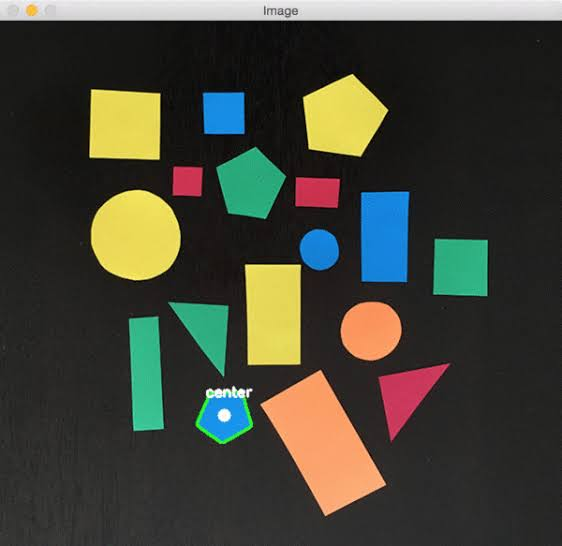
#> input picture DAY1_DIGITAL IMAGE PROCESSING & OPENCV/images/image.png, 562 x 546 px, found by its file name
$ python Camscan.py
#> lines starting #> are read from the running program, lines starting #| are printed output that depends on the picture; after the words box and inside, x2 and y2 are one past the last pixel; in counts of white or black regions, pixels touching at a corner belong together
"""CamScanner — chuyển từ notebook CamScanner-UT.ipynb sang file .py.

Notebook gốc có 29 cells: Imports, Utilities, Image, Process
(Grayscale -> Blur -> Edge Detection -> Contour Detection ->
Perspective Transform -> Image Enhancement -> Result).

Pipeline (đúng 6 bài đã học):
    Bài 1: đọc ảnh, BGR -> Gray
    Bài 3: GaussianBlur làm mịn nhiễu
    Bài 4: Canny tìm biên tờ giấy
    Bài 6: findContours + approxPolyDP -> 4 góc tờ giấy
    Bài 2: getPerspectiveTransform + warpPerspective -> nắn thẳng
    Bài 5/2: enhance() — gamma, CLAHE trên kênh L, tăng saturation, sharpen

Chạy trên máy Windows của bạn (đường dẫn mặc định đã là ảnh của bạn):
    python CamScanner-UT.py
    python CamScanner-UT.py --image "E:\\duong\\dan\\khac.png" --output scanned.jpg
    python CamScanner-UT.py --image images/example.jpg --output scanned.jpg --show

Yêu cầu: opencv-python, numpy, matplotlib (chỉ cần matplotlib khi --show).
"""

from __future__ import annotations

import argparse
from pathlib import Path

import cv2
import numpy as np

# Đầu vào mặc định: ảnh của bạn trên máy Windows.
# Dùng raw string vì đường dẫn Windows có dấu \.
DEFAULT_IMAGE = r"E:\7DayPassCV\DAY1_DIGITAL IMAGE PROCESSING & OPENCV\Python-Document-Scanner-OpenCV\images\image.png"

# Kích thước mặc định của ảnh scan ra, tỉ lệ ~ A4 (600 x 850).
SCAN_WIDTH = 600
SCAN_HEIGHT = 850


# ---------------------------------------------------------------------------
# Utilities (cell: Utilities)
# ---------------------------------------------------------------------------
# [34 lines left out: functions imshow, reorder, not called in this run]


# ---------------------------------------------------------------------------
# Process — Grayscale Transform
# ---------------------------------------------------------------------------
def to_grayscale(image: np.ndarray) -> np.ndarray:
    """BGR -> Gray, ảnh 1 kênh (Bài 1)."""
    return cv2.cvtColor(image, cv2.COLOR_BGR2GRAY)


# ---------------------------------------------------------------------------
# Process — Blurring the Image
# ---------------------------------------------------------------------------
def blur(image: np.ndarray) -> np.ndarray:
    """GaussianBlur 3x3 làm mịn nhiễu trước khi tìm biên (Bài 3).

    Notebook gợi ý Gaussian hoặc Bilateral; với ảnh có chữ thì
    Gaussian 3x3 là đủ, kernel lớn hơn sẽ làm mòn chữ.
    """
    return cv2.GaussianBlur(image, (3, 3), 0)


# ---------------------------------------------------------------------------
# Process — Edge Detection
# ---------------------------------------------------------------------------
def to_edges(image: np.ndarray) -> np.ndarray:
    """Canny 50, 150 (Bài 4)."""
    return cv2.Canny(image, 50, 150)


# ---------------------------------------------------------------------------
# Process — Contour Detection
# ---------------------------------------------------------------------------
def find_vertices(edges: np.ndarray) -> np.ndarray:
    """Tìm 4 góc tờ giấy từ ảnh biên (Bài 6).

    Lấy 5 contour lớn nhất, contour đầu tiên xấp xỉ được thành đúng
    4 đỉnh thì lấy. Không tìm được thì trả về 4 góc của cả ảnh
    (coi như không crop) thay vì crash — nhưng nhớ là lúc đó ảnh scan
    ra sẽ là nguyên ảnh gốc, không phải tờ giấy.

    BUG ĐÃ SỬA (ảnh sách MENSCHEN, 2026-11-10): bản gốc chấp nhận
    BẤT KỲ contour 4 đỉnh nào trong top 5, dù nó chỉ là 1 ô QR,
    1 viên gạch, hay 1 chi tiết nhỏ trên bìa. warpPerspective sau
    đó kéo vùng nhỏ xíu đó ra thành 600x850, nên ảnh scan ra là
    1 màu xanh đặc (BGR ~[159,144,51], độ lệch chuẩn 0.2) — đúng
    ảnh bạn gửi. Vì vậy contour phải đủ LỚN và 4 đỉnh phải đủ
    XA NHAU thì mới được nhận:
      - diện tích >= 10% diện tích ảnh (sách trong ảnh của bạn ~40%)
      - hộp bao rộng và cao >= 25% chiều ảnh
      - 2 đỉnh gần nhau nhất cũng phải cách nhau >= 20% cạnh ngắn
        của ảnh (chặn trường hợp 2 đỉnh trùng nhau như contour
        ở ảnh phóng to 2x: [[28,159],[159,385],[30,712],[159,385]]).
    """
    height, width = edges.shape[:2]
    image_area = height * width
    contours, _ = cv2.findContours(
        edges.copy(), cv2.RETR_EXTERNAL, cv2.CHAIN_APPROX_SIMPLE
    )
    contours = sorted(contours, key=cv2.contourArea, reverse=True)[:5]

    for contour in contours:
        area = cv2.contourArea(contour)
        if area < 0.10 * image_area:
            continue  # quá nhỏ: QR, huy hiệu, viên gạch — không phải tờ giấy
        epsilon = 0.02 * cv2.arcLength(contour, True)
        approx = cv2.approxPolyDP(contour, epsilon, True)
        if len(approx) != 4:
            continue
        vertices = approx.reshape(4, 2)
        _x, _y, w, h = cv2.boundingRect(vertices)
        if w < 0.25 * width or h < 0.25 * height:
            continue  # hộp bao quá hẹp: chỉ là 1 đường kẻ / mép gạch
        # Khoảng cách nhỏ nhất giữa 2 đỉnh bất kỳ.
        min_dist = min(
            float(np.linalg.norm(vertices[i] - vertices[j]))
            for i in range(4) for j in range(i + 1, 4)
        )
        if min_dist < 0.20 * min(width, height):
            continue  # 4 đỉnh chụm lại 1 chỗ: không phải 4 góc tờ giấy
        return reorder(vertices)

    return np.array(
        [[0, 0], [width, 0], [width, height], [0, height]], dtype=np.float32
    )


def find_vertices_by_color(image: np.ndarray) -> np.ndarray | None:
    """Tìm 4 góc bằng MÀU (HSV) — dùng khi Gray + Canny thất bại.

    Vì sao cần: sách MENSCHEN màu xanh trên nền gạch be — chuyển sang
    Gray thì sách (gray ~149 ở mép trên) và nền (gray ~140) gần như
    bằng nhau, Canny không thấy biên sách. Nhưng trong HSV thì sách
    có Hue ~93 (xanh), nền có Hue ~15 (be), tách nhau rất rõ.
    Thử từng dải Hue bão hòa (đỏ, vàng, xanh lá, xanh dương), lấy
    contour lớn nhất xấp xỉ được 4 đỉnh, diện tích 15-90% ảnh.
    Giấy trắng không có màu bão hòa nên hàm này trả None — đúng, vì
    giấy trắng thì cách Gray đã làm được rồi.
    """
    hsv = cv2.cvtColor(image, cv2.COLOR_BGR2HSV)
    height, width = image.shape[:2]
    image_area = height * width
    kernel = cv2.getStructuringElement(cv2.MORPH_ELLIPSE, (9, 9))

    # (tên, (H thấp, H cao)) — đỏ cần 2 dải vì H=0 nằm ở 2 đầu thang.
    hue_bands = [
        ("do", [(0, 10), (170, 180)]),
        ("vang", [(20, 40)]),
        ("xanh la", [(35, 85)]),
        ("xanh duong", [(85, 115)]),
    ]
    best: tuple[float, np.ndarray] | None = None
    for _ten, bands in hue_bands:
        mask = np.zeros((height, width), dtype=np.uint8)
        for lo_h, hi_h in bands:
            mask |= cv2.inRange(
                hsv, np.array((lo_h, 60, 50)), np.array((hi_h, 255, 255))
            )
        # Closing lấp lỗ chữ/QR bên trong sách, Opening quét đốm nhiễu.
        mask = cv2.morphologyEx(mask, cv2.MORPH_CLOSE, kernel, iterations=2)
        mask = cv2.morphologyEx(mask, cv2.MORPH_OPEN, kernel, iterations=1)
        contours, _ = cv2.findContours(mask, cv2.RETR_EXTERNAL, cv2.CHAIN_APPROX_SIMPLE)
        for contour in sorted(contours, key=cv2.contourArea, reverse=True)[:3]:
            area = cv2.contourArea(contour)
            if not (0.15 * image_area < area < 0.90 * image_area):
                continue
            approx = cv2.approxPolyDP(contour, 0.02 * cv2.arcLength(contour, True), True)
            if len(approx) == 4 and (best is None or area > best[0]):
                best = (area, reorder(approx.reshape(4, 2)))
    return best[1] if best else None


# ---------------------------------------------------------------------------
# Process — Perspective Transform
# ---------------------------------------------------------------------------
def crop_out(
    image: np.ndarray,
    vertices: np.ndarray,
    width: int = SCAN_WIDTH,
    height: int = SCAN_HEIGHT,
) -> np.ndarray:
    """Warp perspective: 4 góc tờ giấy -> hình chữ nhật width x height (Bài 2)."""
    target = np.array(
        [[0, 0], [width, 0], [width, height], [0, height]], dtype=np.float32
    )
    transform = cv2.getPerspectiveTransform(
        np.asarray(vertices, dtype=np.float32), target
    )
    return cv2.warpPerspective(image, transform, (width, height))


# ---------------------------------------------------------------------------
# Process — Image Enhancement
# ---------------------------------------------------------------------------
def enhance(image: np.ndarray) -> np.ndarray:
    """Làm đẹp ảnh đã nắn thẳng. Giữ nguyên các bước của notebook, chỉ
    viết rõ từng bước và tránh tràn số khi tăng saturation.

    1. Gamma 1.1 (sáng nhẹ) qua bảng tra LUT.
    2. CLAHE trên kênh L của LAB (clipLimit 2.0, tile 12x12).
    3. Tăng saturation: trộn kênh S gốc với S đã bilateral filter,
       rồi kẹp về [20, 230].
    4. Sharpen: ảnh gốc * 1.5 - ảnh blur * 0.5.
    5. Bilateral filter cuối để khử nhiễu mà giữ biên chữ.
    """
    # 1. Gamma correction
    gamma = 1.1
    table = np.array(
        [((i / 255.0) ** (1.0 / gamma)) * 255 for i in range(256)]
    ).astype("uint8")
    corrected = cv2.LUT(image, table)

    # 2. CLAHE trên kênh L (LAB)
    lab = cv2.cvtColor(corrected, cv2.COLOR_BGR2LAB)
    lightness, a, b = cv2.split(lab)
    clahe = cv2.createCLAHE(clipLimit=2.0, tileGridSize=(12, 12))
    lightness = clahe.apply(lightness)
    enhanced = cv2.cvtColor(cv2.merge([lightness, a, b]), cv2.COLOR_LAB2BGR)

    # 3. Tăng saturation (tính bằng float rồi mới kẹp, tránh tràn uint8)
    hsv = cv2.cvtColor(enhanced, cv2.COLOR_BGR2HSV)
    hue, saturation, value = cv2.split(hsv)
    saturation_clean = cv2.bilateralFilter(saturation, 9, 75, 75)
    saturation = np.clip(
        saturation.astype(np.float32) * 1.2
        + saturation_clean.astype(np.float32) * 0.3,
        20,
        230,
    ).astype(np.uint8)
    enhanced = cv2.cvtColor(
        cv2.merge([hue, saturation, value]), cv2.COLOR_HSV2BGR
    )

    # 4. Sharpen (unsharp masking)
    blurred = cv2.GaussianBlur(enhanced, (0, 0), 2.0)
    sharpened = cv2.addWeighted(enhanced, 1.5, blurred, -0.5, 0)

    # 5. Khử nhiễu cuối, giữ biên
    return cv2.bilateralFilter(sharpened, 9, 75, 75)


# ---------------------------------------------------------------------------
# Result — ghép toàn bộ pipeline
# ---------------------------------------------------------------------------
def scan(
    image: np.ndarray,
    width: int = SCAN_WIDTH,
    height: int = SCAN_HEIGHT,
) -> tuple[np.ndarray, np.ndarray]:
    """Quét 1 ảnh, trả về (ảnh scan, 4 góc tờ giấy đã tìm được).

    Thử Gray + Canny trước (giấy trắng). Nếu nó trả về đúng 4 góc
    của cả ảnh — tức là không tìm được tờ giấy — thì thử tiếp bằng
    màu HSV, cho trường hợp sách/bìa màu như MENSCHEN.
    """
    grayscale = to_grayscale(image)
    edges = to_edges(blur(grayscale))
    vertices = find_vertices(edges)

    img_h, img_w = image.shape[:2]
    full_image = np.array(
        [[0, 0], [img_w, 0], [img_w, img_h], [0, img_h]], dtype=np.float32
    )
    if np.allclose(vertices, full_image):
        color_vertices = find_vertices_by_color(image)
        if color_vertices is not None:
            print("Gray + Canny không tìm được tờ giấy, dùng HSV theo màu.")
            vertices = color_vertices
        else:
            print("Cảnh báo: không tìm được 4 góc, trả về nguyên ảnh gốc.")

    cropped = crop_out(image, vertices, width, height)
    return enhance(cropped), vertices


def main() -> None:
    parser = argparse.ArgumentParser(description="Quét tài liệu thành ảnh thẳng, rõ chữ.")
    parser.add_argument(
        "--image",
        default=DEFAULT_IMAGE,
        help="Ảnh đầu vào (mặc định: ảnh image.png của bạn)",
    )
    parser.add_argument("--output", default="scanned.jpg", help="Ảnh scan ra (mặc định: scanned.jpg)")
    parser.add_argument("--width", type=int, default=SCAN_WIDTH, help="Chiều rộng ảnh scan (mặc định: 600)")
    parser.add_argument("--height", type=int, default=SCAN_HEIGHT, help="Chiều cao ảnh scan (mặc định: 850)")
    parser.add_argument("--show", action="store_true", help="Hiện ảnh gốc và ảnh scan bằng Matplotlib")
    args = parser.parse_args()

    image = cv2.imread(args.image)
#> image is the input picture: shape (546, 562, 3); mean B, G, R 55, 66.5, 65.4
    if image is None:
        raise SystemExit(f"Không đọc được ảnh: {args.image} (kiểm tra lại đường dẫn)")

    scanned, vertices = scan(image, args.width, args.height)
#> in to_edges, `return cv2.Canny(image, 50, 150)`:
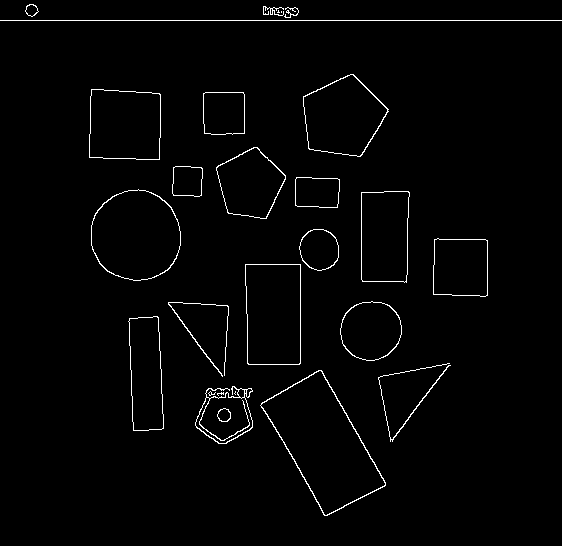
#> returned value: shape (546, 562); 1.8% white in thin lines or dots
#> in find_vertices, `contours, _ = cv2.findContours( edges.copy(), cv2.RETR_EXTERNAL, cv2.C..`: contours = 26 contours, 7 with area under 20; largest, box (x1, y1, x2, y2) and area: (260, 370, 386, 516) 9044, (91, 189, 181, 281) 6404, (245, 264, 301, 365) 5370, (303, 74, 389, 157) 4870, (89, 89, 161, 160) 4706
#> in find_vertices, `contours = sorted(contours, key=cv2.contourArea, reverse=True)[:5]`: contours = 5 contours; box (x1, y1, x2, y2) and area: (260, 370, 386, 516) 9044, (91, 189, 181, 281) 6404, (245, 264, 301, 365) 5370, (303, 74, 389, 157) 4870, (89, 89, 161, 160) 4706
#> the loop in find_vertices, `for contour in contours:` made 5 passes
#> area on passes 1 to 5: 9044, 6403.5, 5370, 4870, 4706
#> in scan, `vertices = find_vertices(edges)`: vertices = [[0, 0], [562, 0], [562, 546], [0, 546]]
#> after the loop in find_vertices_by_color, `for _ten, bands in hue_bands:`:
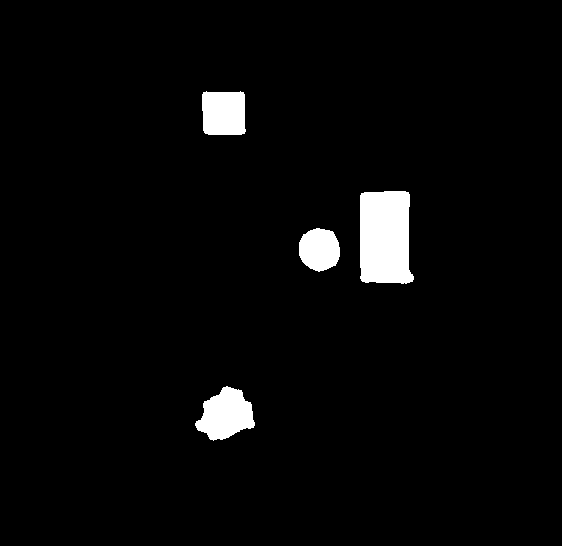
#> mask: shape (546, 562); 3.2% white; 4 white regions, box (x1, y1, x2, y2) and area: (360, 191, 414, 284) 4512, (195, 386, 255, 441) 2110, (202, 91, 246, 135) 1814, (299, 228, 340, 272) 1411
#> in crop_out, `transform = cv2.getPerspectiveTransform( np.asarray(vertices, dtype=np..`: transform = [[1.07, 0, 0], [0, 1.56, 0], [0, 0, 1]]
#> in crop_out, `return cv2.warpPerspective(image, transform, (width, height))`:
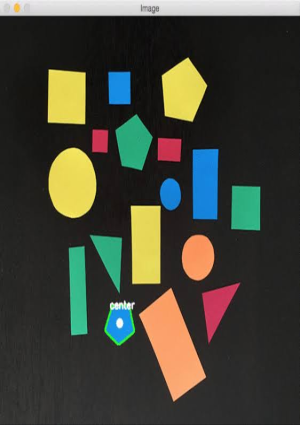
#> returned value: shape (850, 600, 3) (shown at 1/2 size); mean of channels 0, 1, 2 54.9, 66.4, 65.3; drawn as B, G, R
#> in enhance, `lightness, a, b = cv2.split(lab)`:
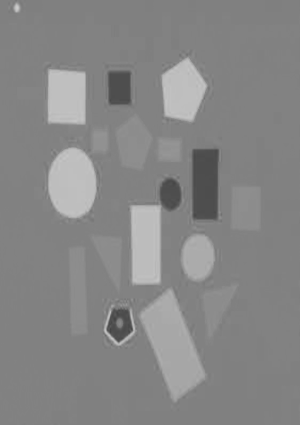
#> b: shape (850, 600) (shown at 1/2 size); min 65, max 205, mean 134.3
#> in enhance, `hue, saturation, value = cv2.split(hsv)`:
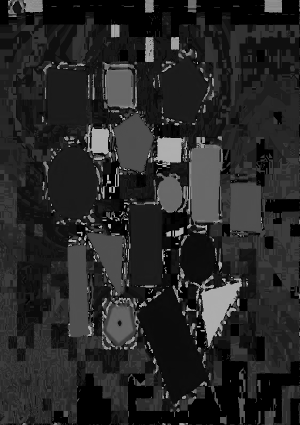
#> hue: shape (850, 600) (shown at 1/2 size); min 0, max 179, mean 39.1
#> in enhance, `saturation = np.clip( saturation.astype(np.float32) * 1.2 + saturation..`:
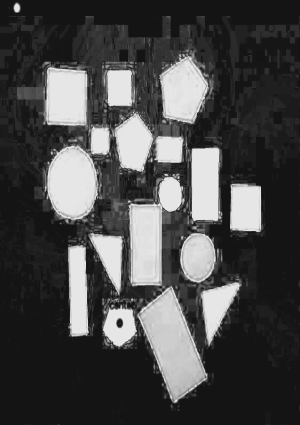
#> saturation: shape (850, 600) (shown at 1/2 size); min 20, max 230, mean 73.4
#> in enhance, `blurred = cv2.GaussianBlur(enhanced, (0, 0), 2.0)`:
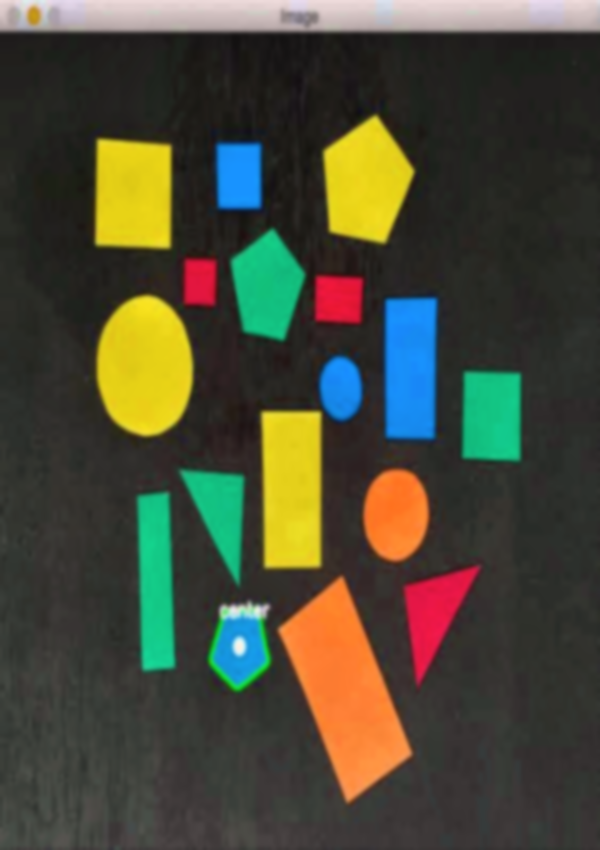
#> blurred: shape (850, 600, 3); mean B, G, R 55.4, 73.2, 73.2
#> vertices = [[0, 0], [562, 0], [562, 546], [0, 546]]
    print(f"Ảnh gốc: {image.shape[1]}x{image.shape[0]}")
#| Ảnh gốc: 562x546
    print(f"4 góc tờ giấy: {np.round(vertices, 0).tolist()}")
#| 4 góc tờ giấy: [[0.0, 0.0], [562.0, 0.0], [562.0, 546.0], [0.0, 546.0]]
    print(f"Ảnh scan: {scanned.shape[1]}x{scanned.shape[0]}")
#| Ảnh scan: 600x850
    # Kiểm tra nhanh: ảnh scan thật phải có chữ/hình nên độ lệch
    # chuẩn phải lớn. Nếu std < 10 thì gần như 1 màu đặc — tức là
    # vertices đã lấy nhầm 1 vùng nhỏ rồi kéo giãn ra (lỗi ở trên).
    scan_std = float(cv2.cvtColor(scanned, cv2.COLOR_BGR2GRAY).std())
#> scan_std = 54.25
    print(f"Độ lệch chuẩn ảnh scan: {scan_std:.1f}")
#| Độ lệch chuẩn ảnh scan: 54.3
    if scan_std < 10:
        print("Cảnh báo: ảnh scan gần như 1 màu đặc, 4 góc tìm được có thể sai.")

    output = Path(args.output)
    output.parent.mkdir(parents=True, exist_ok=True)
    cv2.imwrite(str(output), scanned)
    print(f"Đã lưu: {output}")

    if args.show:
        import matplotlib.pyplot as plt

        plt.figure(figsize=(10, 6))
        plt.subplot(1, 2, 1)
        imshow(image, "Anh goc")
        plt.subplot(1, 2, 2)
        imshow(scanned, "Anh scan")
        plt.tight_layout()
        plt.show()


if __name__ == "__main__":
    main()
